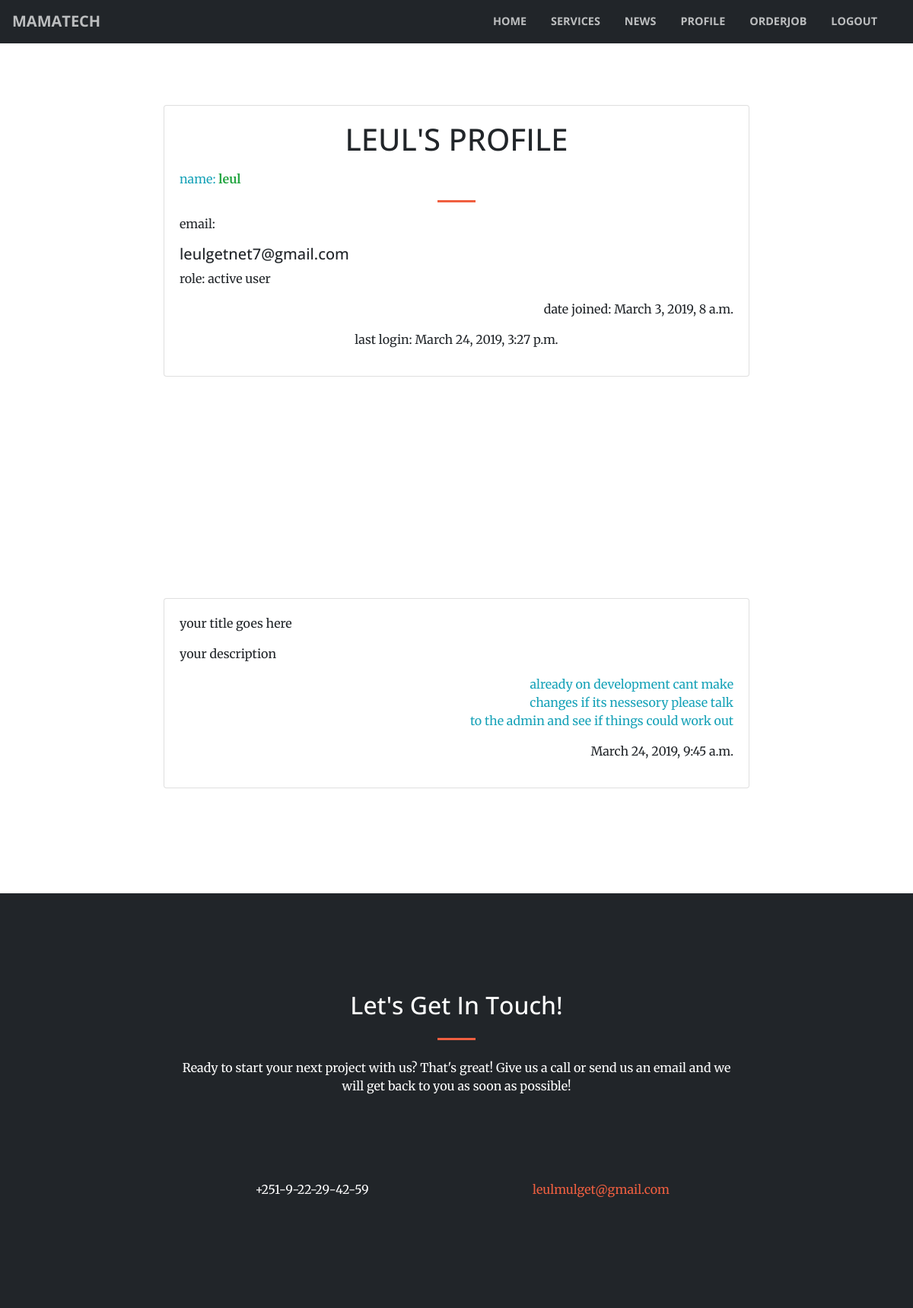
Screenshot of /Users/profile/ (signed in) with the database file from the repository.
### userss/models.py (models this page shows, shortened)
class JobOrder(models.Model):
    user =  models.ForeignKey(User , models.CASCADE , null = True , blank = True )
    Title    = models.CharField(max_length = 200)
    File     = models.FileField(upload_to = 'Users_File/files/', validators=[validate_file_extension] , null = True , blank = True)
    Description = models.TextField()
    pub_date = models.DateTimeField('date published' , auto_now_add=True )
    @property
    def was_published_recently(self):
        now = timezone.now()
        return now - datetime.timedelta(days=1) <= self.pub_date <= now

### userss/views.py (the view)
# urls.py: path('profile/' , login_required(views.profile) , name = 'profile'),
def profile(request):
    if request.user.is_authenticated:
        context = {}
        if request.user.is_superuser:
            u = get_user_model()
            user = u.objects.all()
            context['userr'] = user
        title = 'User Profile'
        orders = JobOrder.objects.order_by('-pub_date')
        context['title'] = title
        context['orders'] = orders
        return render(request , 'users/profile.html' , context)
    else:
        return render(request , 'users/profile.html' , context = {'err' : 'Forbidon attempt'})

### userss/templates/users/profile.html (shortened to what this page needs)
{% include '../header.html' %}
{% load crispy_forms_tags %}
{% block body%}
{% if err%}
  <section style="margin-bottom: 20px;margin-top: 20px;">
          <div class="col-md-8 offset-md-2" style="margin-top: 10px;">
              <div class="card">
                <div class="card-body">
                  <h4 class="text-center text-danger card-title">{{err}}</h4>
                  </div>
              </div>
            </div>
          </section>
{% else %}
    <section >
        <div class="col-md-8 offset-md-2" style="margin-top: 10px;margin-bottom: 20px;">
            <div class="card">
              <div class="card-body">
                <div class="container my-auto">
                  <div class="row">
                    <div class="col-lg-10 mx-auto">
                      <h1 class="text-uppercase">
                         <p class="text-center">{{request.user.username}}'s profile</p>
                      </h1>
                    </div>
                  </div>
                </div>
                   <p class = "text-info" >name: <strong class="text-success">{{request.user.username}}</strong> </p><hr>
                   <p>email: </p><h5>{{request.user.email}}</h5>
                   {%if request.user.is_staff %}
                    <p>role: <strong>staff</strong></p>
                   {% else %}
                    <p>role: active user</p>
                   {% endif %}
                   <p class="text-right">date joined: {{request.user.date_joined}}</p>
                   <p class="text-center">last login: {{request.user.last_login}}</p>
                </div>
            </div>
          </div>
        </section>
         {% for order in orders%}
            {% if request.user == order.user %}
            <section style="margin-bottom: 10px;margin-top: 10px;">
             <div class="col-md-8 offset-md-2" style="margin-top: 5px;">
                <div class="card">
                  <div class="card-body">
                        <p>{{order.Title}}</p>
                        <p>{{order.Description}}</p>
                        {% if   order.was_published_recently %}
                          <a class = "btn btn-warning btn-small" href="{%url 'Users:edit' order.id%}">Edit</a>
                          <a class = "btn btn-danger btn-small" href="{%url 'Users:pre_delete' order.id %}">Delete</a>
                        {%else%}
                        <p class="text-info text-right">already on development cant make <br> changes if its nessesory
                           please talk <br>to the admin and see if things could work out
                          </p>
                        {% endif %}
                        <p class="text-right">{{order.pub_date}}</p>
                </div>
              </div>
            </section>
            {% endif %}
        {% endfor %}
        {% endif %}
    {% endblock %}
{% include '../footer.html'%}

### rows the page displays
JobOrder: Title "your title goes here", Description "your description", shows "already on development cant make", pub_date "March 24, 2019, 9:45 a.m."

### other values shown
{{ request.user.username }} "LEUL"
{{ request.user.username }} "leul"
{{ request.user.email }} "leulgetnet7@gmail.com"
{{ request.user.date_joined }} "March 3, 2019, 8 a.m."
{{ request.user.last_login }} "March 24, 2019, 3:27 p.m."
